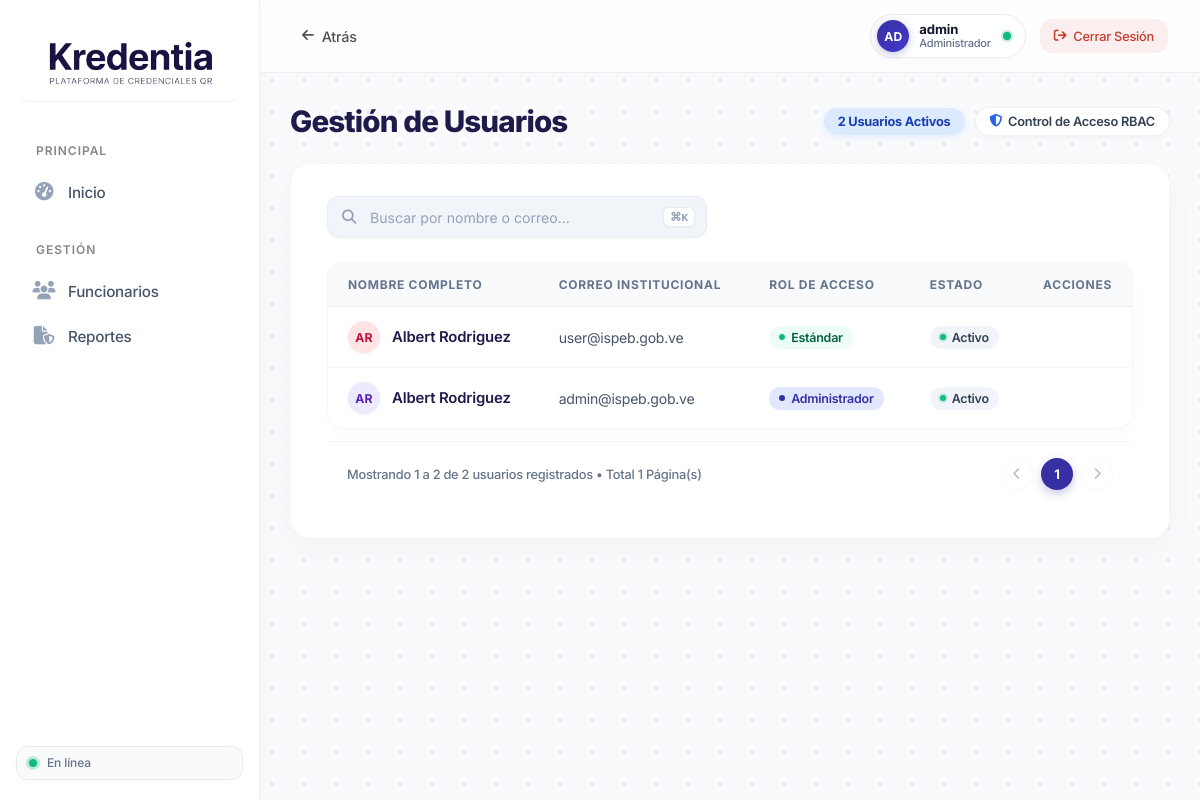
/aplicacion/Vistas/usuarios.php, run on the app's committed database.
### tables this page shows
CREATE TABLE IF NOT EXISTS `usuarios_sistema` (
  `id_usuario` int unsigned NOT NULL AUTO_INCREMENT,
  `nombre` varchar(150) DEFAULT NULL,
  `correo` varchar(150) NOT NULL,
  `password_hash` varchar(255) NOT NULL,
  `rol` varchar(50) NOT NULL DEFAULT 'estandar',
  `estado` enum('Activo','Inactivo') NOT NULL DEFAULT 'Activo',
  `fecha_registro` datetime NOT NULL DEFAULT CURRENT_TIMESTAMP,
  PRIMARY KEY (`id_usuario`),
  UNIQUE KEY `uq_usuarios_correo` (`correo`)
);

### aplicacion/Vistas/usuarios.php (the view, shortened to what this page needs)
<?php
$tituloVista       = 'Gestión de Usuarios';
require_once __DIR__ . '/layout/header.php';
$limite = 10;
$pagina = isset($_GET['pagina']) ? (int)$_GET['pagina'] : 1;
$inicio = ($pagina - 1) * $limite;
try {
    $pdo = \Configuracion\ConexionBD::getInstancia();
    $stmtCount = $pdo->query("SELECT COUNT(*) FROM usuarios_sistema");
    $total_registros = (int) $stmtCount->fetchColumn();
    $total_paginas = max(1, (int) ceil($total_registros / $limite));
    $stmt = $pdo->prepare("SELECT id_usuario, nombre, correo, rol, estado, fecha_registro
                           FROM usuarios_sistema
                           ORDER BY id_usuario DESC
                           LIMIT :inicio, :limite");
    $stmt->bindValue(':inicio', (int) $inicio, PDO::PARAM_INT);
    $stmt->bindValue(':limite', (int) $limite, PDO::PARAM_INT);
    $stmt->execute();
    $listaUsuarios = $stmt->fetchAll(PDO::FETCH_ASSOC) ?: [];
} catch (\Throwable $e) {
    $total_registros = count($usuarios ?? []);
    $total_paginas   = max(1, (int) ceil($total_registros / $limite));
    $listaUsuarios   = array_slice((array)($usuarios ?? []), $inicio, $limite);
}
$mostrando_desde = ($total_registros > 0) ? ($inicio + 1) : 0;
$mostrando_hasta = min($inicio + $limite, $total_registros);
if (!function_exists('obtenerIniciales')) {
    function obtenerIniciales(string $nombre): string {
        $partes = array_values(array_filter(explode(' ', trim($nombre))));
        return strtoupper(mb_substr($partes[0], 0, 1, 'UTF-8') . mb_substr($partes[1], 0, 1, 'UTF-8'));
    }
}
if (!function_exists('obtenerColorAvatar')) {
    function obtenerColorAvatar(string $texto): array {
        $paletas = [
            ['bg' => '#e0e7ff', 'color' => '#3730a3'],
            ['bg' => '#dbeafe', 'color' => '#1d4ed8'],
            ['bg' => '#dcfce7', 'color' => '#15803d'],
            ['bg' => '#fef3c7', 'color' => '#b45309'],
            ['bg' => '#f3e8ff', 'color' => '#7e22ce'],
            ['bg' => '#ffe4e6', 'color' => '#be123c'],
            ['bg' => '#ccfbf1', 'color' => '#0f766e'],
            ['bg' => '#ede9fe', 'color' => '#5b21b6'],
        ];
        $indice = abs(crc32($texto)) % count($paletas);
        return $paletas[$indice];
    }
}
?>
<div class="content-wrapper">
    <div class="users-neo-header">
        <div class="users-title-row">
            <h1 class="users-main-title">Gestión de Usuarios</h1>
            <div class="trust-pills-group">
                <span class="trust-pill pill-active-count">
                    <?= count($listaUsuarios) ?> Usuarios Activos
                </span>
                <span class="trust-pill pill-rbac-shield">
                    <i class="fa-solid fa-shield-halved text-shield-blue" aria-hidden="true"></i>
                    <span>Control de Acceso RBAC</span>
                </span>
            </div>
        </div>
    </div>
    <div class="content-card">
        <div class="toolbar-users">
            <div class="search-wrapper-ios">
                <input
                    type="text"
                    id="inputBuscarUsuario"
                    class="search-input-ios"
                    placeholder="Buscar por nombre o correo..."
                    aria-label="Buscar usuarios"
                    autocomplete="off"
                >
                <kbd class="search-kbd-tag" title="Presiona ⌘K o Ctrl+K para buscar">⌘K</kbd>
            </div>
        </div>
        <div class="table-container-responsive table-responsive">
            <table class="table-minimal-ios users-table" id="tablaUsuarios">
                <thead>
                    <tr>
                        <th>Nombre Completo</th>
                        <th>Correo Institucional</th>
                        <th>Rol de Acceso</th>
                        <th>Estado</th>
                        <th style="text-align: right; width: 100px;">Acciones</th>
                    </tr>
                </thead>
                <tbody>
                    <?php if (empty($listaUsuarios)): ?>
                        <tr id="filaVaciaUsuarios">
                            <td colspan="5" style="text-align: center; padding: 48px 20px; color: #86868b;">
                                No hay usuarios registrados en el sistema.
                            </td>
                        </tr>
                    <?php else: ?>
                        <?php foreach ($listaUsuarios as $usr):
                            $rolVal = strtolower((string)($usr['rol'] ?? 'estandar'));
                            $esRolAdmin = in_array($rolVal, ['admin', 'administrador'], true);
                            $nombreMostrar = trim((string)($usr['nombre'] ?? '')) ?: 'Usuario Institucional';
                            $correoMostrar = (string)($usr['correo'] ?? '—');
                            $inicialesUsr = obtenerIniciales($nombreMostrar);
                            $avatarColor = obtenerColorAvatar((string)($usr['id_usuario'] ?? $nombreMostrar));
                        ?>
                            <tr class="fila-usuario" data-filtro="<?= strtolower($nombreMostrar . ' ' . $correoMostrar . ' ' . ($esRolAdmin ? 'admin administrador' : 'estandar')) ?>">
                                <td>
                                    <div class="user-avatar-cell">
                                        <div class="avatar-circle-sm" style="background-color: <?= $avatarColor['bg'] ?>; color: <?= $avatarColor['color'] ?>;">
                                            <?= $inicialesUsr ?>
                                        </div>
                                        <span class="cell-nombre"><?= htmlspecialchars($nombreMostrar) ?></span>
                                    </div>
                                </td>
                                <td>
                                    <span class="cell-correo"><?= htmlspecialchars($correoMostrar) ?></span>
                                </td>
                                <td>
                                    <?php if ($esRolAdmin): ?>
                                        <span class="role-pill pill-role-admin">
                                            <span class="role-dot-admin" aria-hidden="true"></span>
                                            <span>Administrador</span>
                                        </span>
                                    <?php else: ?>
                                        <span class="role-pill pill-role-estandar">
                                            <span class="role-dot-estandar" aria-hidden="true"></span>
                                            <span>Estándar</span>
                                        </span>
                                    <?php endif; ?>
                                </td>
                                <td>
                                    <span class="status-pill-active">
                                        <span class="status-dot-emerald" aria-hidden="true"></span>
                                        <span><?= htmlspecialchars((string)($usr['estado'] ?? 'Activo')) ?></span>
                                    </span>
                                </td>
                                <td style="text-align: right; white-space: nowrap;">
                                </td>
                            </tr>
                        <?php endforeach; ?>
                    <?php endif; ?>
                </tbody>
            </table>
        </div>
        <div class="table-pagination-footer">
            <div class="pagination-info-text">
                Mostrando <?= $mostrando_desde ?> a <?= $mostrando_hasta ?> de <?= $total_registros ?> usuarios registrados • Total <?= $total_paginas ?> Página(s)
            </div>
            <div class="pagination-controls-group">
                <?php if ($pagina > 1): ?>
                    <a href="?pagina=<?= $pagina - 1 ?>" class="btn-pagination-nav" title="Página anterior" aria-label="Anterior">
                        <i class="fa-solid fa-chevron-left" aria-hidden="true"></i>
                    </a>
                <?php else: ?>
                    <button type="button" class="btn-pagination-nav" disabled title="Página anterior" aria-label="Anterior">
                        <i class="fa-solid fa-chevron-left" aria-hidden="true"></i>
                    </button>
                <?php endif; ?>
                <span class="page-number-active" aria-current="page"><?= $pagina ?></span>
                <?php if ($pagina < $total_paginas): ?>
                    <a href="?pagina=<?= $pagina + 1 ?>" class="btn-pagination-nav" title="Página siguiente" aria-label="Siguiente">
                        <i class="fa-solid fa-chevron-right" aria-hidden="true"></i>
                    </a>
                <?php else: ?>
                    <button type="button" class="btn-pagination-nav" disabled title="Página siguiente" aria-label="Siguiente">
                        <i class="fa-solid fa-chevron-right" aria-hidden="true"></i>
                    </button>
                <?php endif; ?>
            </div>
        </div>
    </div>
</div>
<?php require_once __DIR__ . '/layout/footer.php'; ?>

### aplicacion/Vistas/layout/header.php (shortened to what this page needs)
<!DOCTYPE html>
<html lang="es">
<head>
    <link rel="stylesheet" href="https://cdnjs.cloudflare.com/ajax/libs/font-awesome/6.5.1/css/all.min.css"
>
</head>
<body>
    <?php require_once __DIR__ . '/sidebar.php'; ?>
    <div class="main-wrapper">
        <?php require_once __DIR__ . '/topbar.php'; ?>

### aplicacion/Vistas/layout/sidebar.php (shortened to what this page needs)
<?php
$rutaActual = str_replace(BASE_URL, '', parse_url($_SERVER['REQUEST_URI'] ?? '', PHP_URL_PATH) ?? '');
$rutaLimpia = trim($rutaActual, '/');
?>
<aside class="sidebar" role="navigation" aria-label="Menú Principal">
    <a href="<?= BASE_URL ?>/dashboard" class="sidebar-brand" aria-label="Kredentia">
        <img src="<?= (defined('BASE_URL') && BASE_URL !== '') ? BASE_URL . '/' : '' ?>assets/img/sidebar-logo.png" alt="Kredentia" class="sidebar-brand-img">
    </a>
    <nav class="sidebar-nav">
        <span class="nav-section-title">Principal</span>
        <a href="<?= BASE_URL ?>/dashboard"
           class="nav-item <?= in_array($rutaLimpia, ['dashboard', ''], true) ? 'active' : '' ?>">
            <i class="fa-solid fa-gauge-high" aria-hidden="true"></i>
            <span>Inicio</span>
        </a>
        <span class="nav-section-title">Gestión</span>
        <a href="<?= BASE_URL ?>/funcionarios"
           class="nav-item <?= ($rutaLimpia === 'funcionarios') ? 'active' : '' ?>">
            <i class="fa-solid fa-users" aria-hidden="true"></i>
            <span>Funcionarios</span>
        </a>
        <a href="<?= BASE_URL ?>/reportes"
           class="nav-item <?= in_array($rutaLimpia, ['reportes', 'reportes/pdf'], true) ? 'active' : '' ?>">
            <i class="fa-solid fa-file-shield" aria-hidden="true"></i>
            <span>Reportes</span>
        </a>
    </nav>
    <div id="network-status" class="network-status online" title="Estado de la red">
        <span class="status-dot"></span>
        <span class="status-text">En línea</span>
    </div>
</aside>

### aplicacion/Vistas/layout/topbar.php (shortened to what this page needs)
<?php
$rutaActual = str_replace(BASE_URL, '', parse_url($_SERVER['REQUEST_URI'] ?? '', PHP_URL_PATH) ?? '');
$rutaLimpia = trim($rutaActual, '/');
$esDashboard = in_array($rutaLimpia, ['dashboard', ''], true) || (isset($tituloVista) && in_array(strtolower((string)$tituloVista), ['panel de control', 'dashboard'], true) && ($mostrarBotonAtras ?? false) === false);
$urlAnterior = $_SERVER['HTTP_REFERER'] ?? BASE_URL . '/dashboard';
$urlActual = $_SERVER['REQUEST_URI'];
if (isset($_GET['volver']) || empty($_SERVER['HTTP_REFERER']) || strpos($urlAnterior, $urlActual) !== false) {
    $urlDestino = BASE_URL . '/dashboard';
} else {
    $separador = (parse_url($urlAnterior, PHP_URL_QUERY) == NULL) ? '?' : '&';
    $urlDestino = $urlAnterior . $separador . 'volver=true';
}
$nombreSesion  = $_SESSION['nombre'] ?? (!empty($_SESSION['correo']) ? explode('@', $_SESSION['correo'])[0] : 'admin');
$nombreUsuario = htmlspecialchars((string) $nombreSesion, ENT_QUOTES, 'UTF-8');
$rolUsuario    = htmlspecialchars((string) ($_SESSION['rol'] ?? 'Administrador'), ENT_QUOTES, 'UTF-8');
$badgeIniciales = strtoupper(substr($nombreUsuario, 0, 2)) ?: 'AD';
?>
<header class="topbar" role="banner">
    <div class="topbar-left">
        <?php if (!$esDashboard): ?>
            <a href="<?= htmlspecialchars($urlDestino, ENT_QUOTES, 'UTF-8') ?>" class="topbar-btn-atras" title="Regresar" aria-label="Atrás">
                <i class="fa-solid fa-arrow-left" aria-hidden="true"></i>
                <span>Atrás</span>
            </a>
        <?php endif; ?>
    </div>
    <div class="topbar-right">
        <a href="<?= BASE_URL ?>/perfil" class="user-pill-badge" title="Ver mi perfil institucional">
            <div class="user-avatar-circle" aria-hidden="true"><?= $badgeIniciales ?></div>
            <div class="user-pill-text">
                <span class="user-pill-name"><?= $nombreUsuario ?></span>
                <span class="user-pill-role"><?= $rolUsuario ?></span>
            </div>
            <span class="user-live-dot" title="Usuario en línea" aria-label="En línea"></span>
        </a>
        <a href="javascript:void(0)" onclick="confirmarSalida(event)" class="btn-topbar-logout" title="Cerrar sesión institucional">
            <i class="fa-solid fa-arrow-right-from-bracket" aria-hidden="true"></i>
            <span>Cerrar Sesión</span>
        </a>
    </div>
</header>

### aplicacion/Vistas/layout/footer.php (shortened to what this page needs)
    </div>
</body>
</html>

### data on the page
usuarios_sistema: nombre "AR", nombre "Albert Rodriguez", correo "user@ispeb.gob.ve", rol "estandar" (drawn), estado "Activo"
usuarios_sistema: nombre "AR", nombre "Albert Rodriguez", correo "admin@ispeb.gob.ve", rol "Administrador" (drawn), estado "Activo"

### other printed values
$badgeIniciales "AD"
$nombreUsuario "admin"
$rolUsuario "Administrador"
count($listaUsuarios) "2"
$mostrando_desde "1"
$mostrando_hasta "2"
$total_registros "2"
$total_paginas "1"
$pagina "1"
